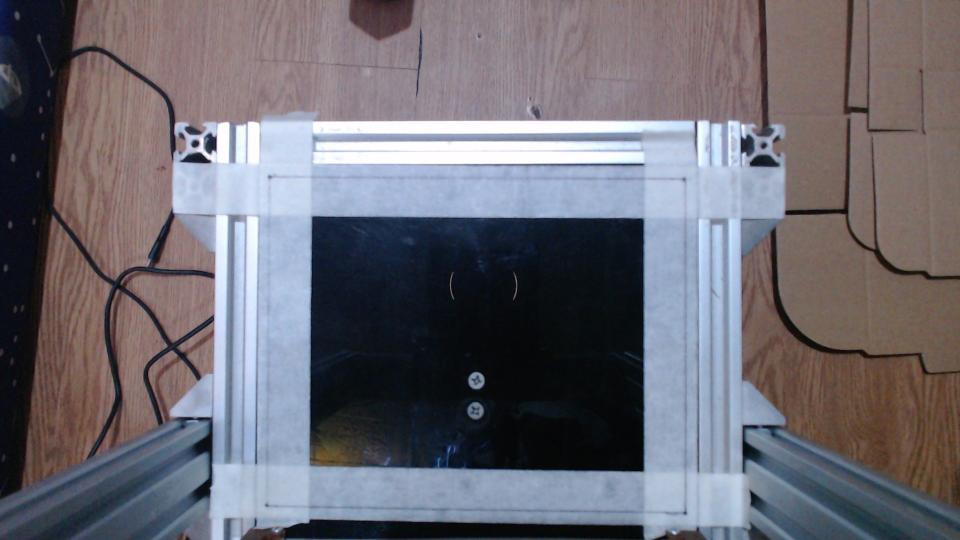
#> input picture backup_lama/hasil_tahap2/better_tahap2.jpg, 1920 x 1080 px (shown at 1/2 size)
$ python tahap3_select_points.py
#> lines starting #> are read from the running program, lines starting #| are printed output that depends on the picture
import cv2
import json

# Path gambar, ganti sesuai file Anda
IMAGE_PATH = "hasil_tahap2/better_tahap2.jpg"

# List untuk menyimpan koordinat
points = []

def mouse_callback(event, x, y, flags, param):
    global points, scale_x, scale_y
    if event == cv2.EVENT_LBUTTONDOWN:
        # Konversi koordinat klik ke ukuran asli
        orig_x = int(x / scale_x)
        orig_y = int(y / scale_y)
        print(f"Titik diklik: ({orig_x}, {orig_y})")
        points.append([orig_x, orig_y])
        # Gambar lingkaran merah pada tampilan
        cv2.circle(resized_img, (x, y), 5, (0, 0, 255), -1)
        cv2.imshow("Klik 4 Sudut Area Kerja", resized_img)

# Load gambar asli
img = cv2.imread(IMAGE_PATH)
#> img is the input picture: shape (1080, 1920, 3); mean B, G, R 113.8, 105.7, 108.1
if img is None:
    print("ERROR: Gambar tidak ditemukan di path:", IMAGE_PATH)
    exit()

clone = img.copy()

# Resize agar muat layar
max_width = 1200  # pixel maksimal di layar
max_height = 800
scale_x = min(max_width / img.shape[1], 1.0)
#> scale_x = 0.625
scale_y = min(max_height / img.shape[0], 1.0)
#> scale_y = 0.741
resized_img = cv2.resize(img, (int(img.shape[1]*scale_x), int(img.shape[0]*scale_y)), interpolation=cv2.INTER_AREA)
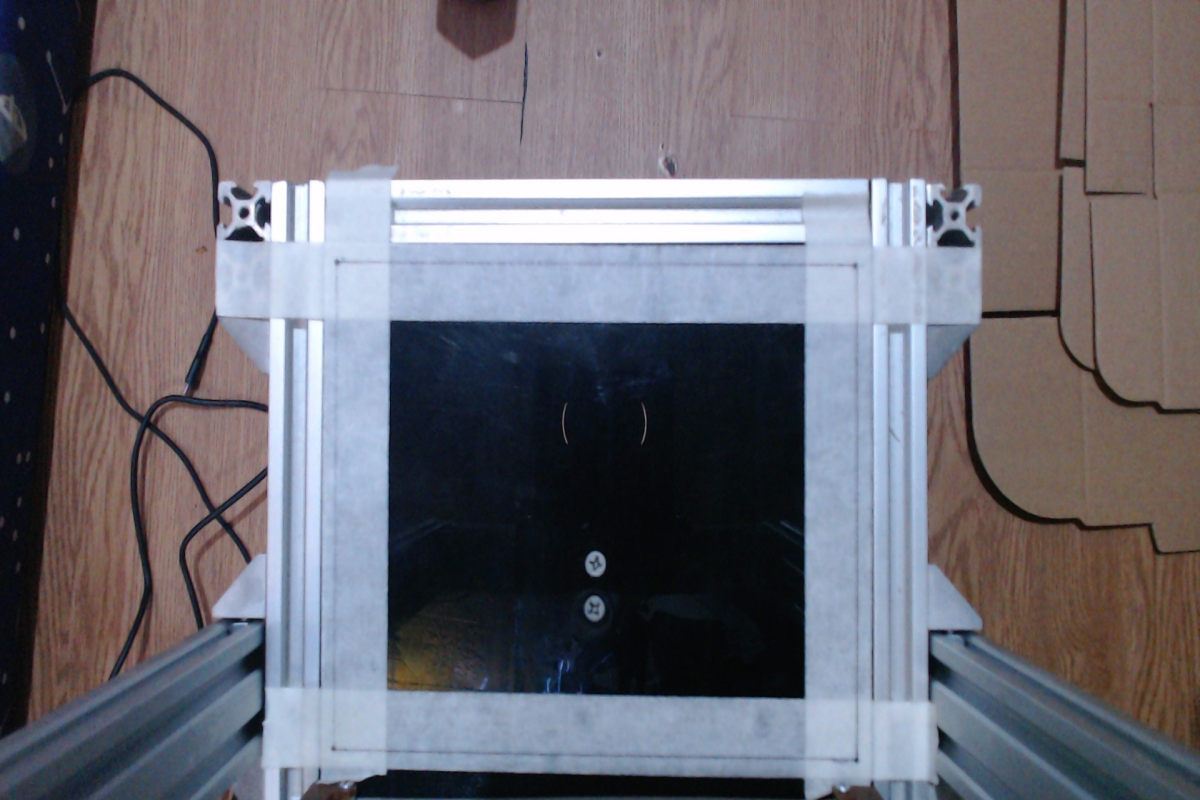
#> resized_img: shape (800, 1200, 3); mean B, G, R 113.8, 105.7, 108.1

cv2.namedWindow("Klik 4 Sudut Area Kerja")
cv2.setMouseCallback("Klik 4 Sudut Area Kerja", mouse_callback)

print("Klik 4 sudut area kerja secara berurutan:")
print("1 = kiri atas, 2 = kanan atas, 3 = kanan bawah, 4 = kiri bawah")

while True:
    cv2.imshow("Klik 4 Sudut Area Kerja", resized_img)
    key = cv2.waitKey(1) & 0xFF
#> (key q is pressed here)

    # Reset titik
    if key == ord("r"):
        points = []
        resized_img = cv2.resize(clone, (int(clone.shape[1]*scale_x), int(clone.shape[0]*scale_y)), interpolation=cv2.INTER_AREA)
        print("Reset titik klik")

    # Quit
    elif key == ord("q"):
        break

cv2.destroyAllWindows()

# Simpan koordinat ke file JSON
if len(points) == 4:
    with open("hasil_tahap2/points_4_corners.json", "w") as f:
        json.dump(points, f)
    print("Koordinat 4 sudut tersimpan di 'points_4_corners.json':")
    print(points)
else:
    print("Tidak cukup 4 titik. Titik yang diklik:", points)
